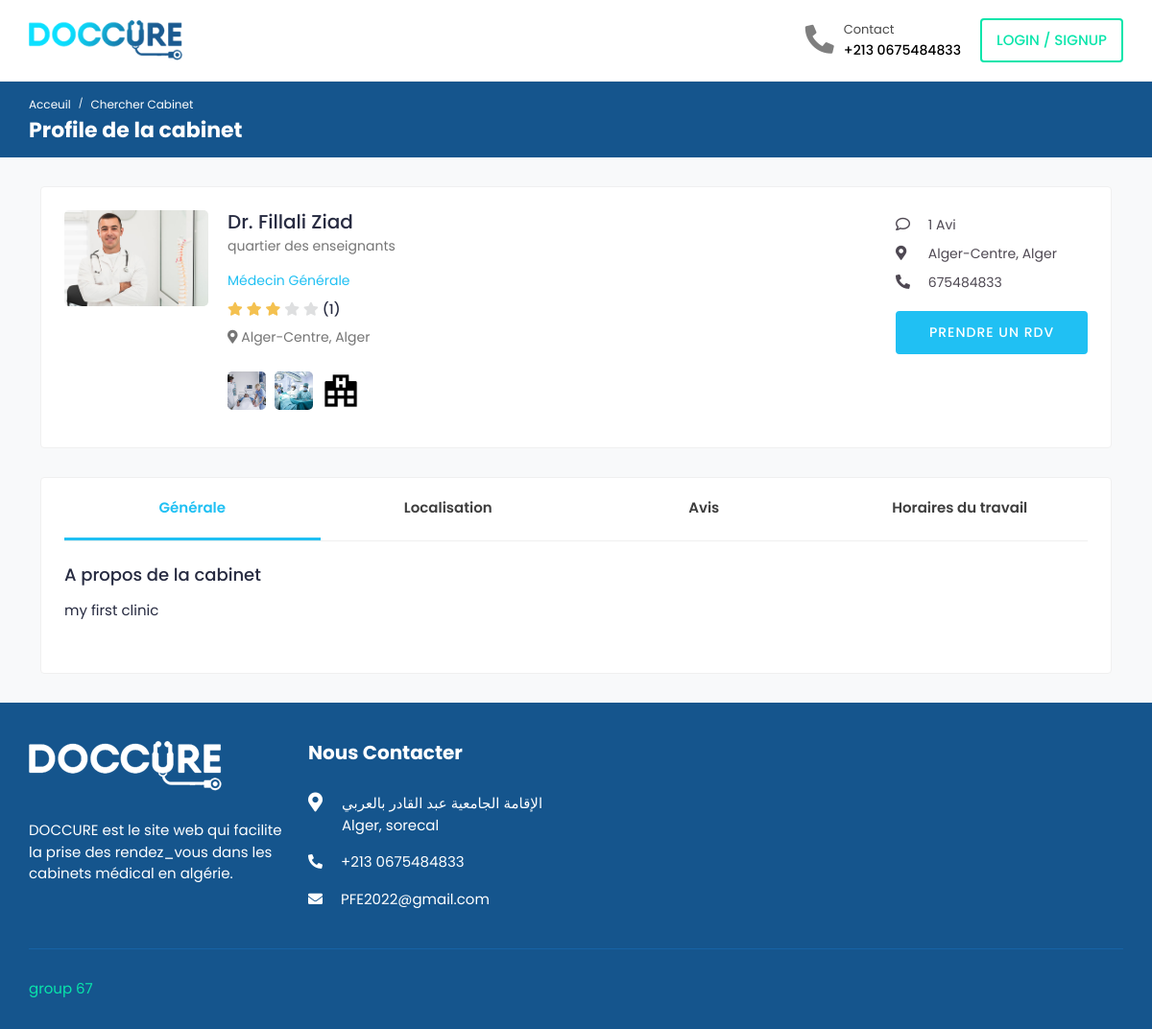
/ProfilD/1, run on the app's committed database.
### Patient/models.py (models this page shows, shortened)
class Medecin(models.Model):
    img_medecin = models.ImageField(null=True, upload_to='medecin', blank=True)
    nom_medecin = models.CharField(null=True, blank=True, max_length=20)
    prenom_medecin = models.CharField(null=True, blank=True, max_length=20)
    genre = models.CharField(max_length=10, choices=genre, null=True, blank=True)
    date_naiss = models.DateField(null=True, blank=True)
    biographie = models.TextField(null=True, blank=True)
    googlemaps_iframe = models.CharField(max_length=1000, blank=True, null=True)
    email = models.EmailField(unique=True, blank=True, null=True)
    NomCabinet = models.CharField(max_length=60, unique=True, blank=True, null=True)
    telephone = models.PositiveBigIntegerField(blank=True, null=True)
    addresse = models.CharField(max_length=60, null=True, blank=True)
    specialite = models.ForeignKey(specialite, on_delete=models.CASCADE, null=True, blank=True)
    img1 = models.ImageField(null=True, upload_to='cabinet', blank=True, default="anonymous_clinic.jpg")
    img2 = models.ImageField(null=True, upload_to='cabinet', blank=True, default="anonymous_clinic.jpg")
    img3 = models.ImageField(null=True, upload_to='cabinet', blank=True, default="anonymous_clinic.jpg")
    wilaya = models.ForeignKey(wilaya, on_delete=models.CASCADE, null=True, blank=True)
    commune = models.ForeignKey(commune, on_delete=models.CASCADE, null=True, blank=True)
    rating = models.IntegerField(default=0.0, null=True, blank=True)
    Date_signIn = models.DateField(null=True, blank=True, default=datetime.datetime.now().date())

class specialite(models.Model):
   specialite = models.CharField(max_length=400)
   def __str__(self):
        return self.specialite

class commune(models.Model):
    commune = models.CharField(max_length=20)
    wilaya = models.ForeignKey(wilaya, on_delete=models.CASCADE)
    def __str__(self):
        return self.commune

class wilaya(models.Model):
    wilaya = models.CharField(max_length=20)
    def __str__(self):
        return self.wilaya

### Patient/views.py (the view, shortened to what this page needs)
# urls.py: path('ProfilD/<int:id>', views.ProfilD, name="ProfilD"),
def ProfilD(request, id):
    M = Medecin.objects.get(id = id)
    slots = type_consultation.objects.filter(medecin__id = id)
    try :
        min = slots.filter(j = "Dimenche").aggregate(Min('start')).get('start__min')
        max = slots.filter(j = "Dimenche").aggregate(Max('end')).get('end__max')
        Dimenche = min.strftime("%H:%M:%S")+" - "+max.strftime("%H:%M:%S")
    except:
        Dimenche = "closed"
    try :
        min = slots.filter(j = "Lundi").aggregate(Min('start')).get('start__min')
        max = slots.filter(j = "Lundi").aggregate(Max('end')).get('end__max')
        Lundi = min.strftime("%H:%M:%S")+" - "+max.strftime("%H:%M:%S")
    except:
        Lundi = "closed"
    try :
        min = slots.filter(j = "Mardi").aggregate(Min('start')).get('start__min')
        max = slots.filter(j = "Mardi").aggregate(Max('end')).get('end__max')
        Mardi = min.strftime("%H:%M:%S")+" - "+max.strftime("%H:%M:%S")
    except:
        Mardi = "closed"
    try :
        min = slots.filter(j = "Mercredi").aggregate(Min('start')).get('start__min')
        max = slots.filter(j = "Mercredi").aggregate(Max('end')).get('end__max')
        Mercredi = min.strftime("%H:%M:%S")+" - "+max.strftime("%H:%M:%S")
    except:
        Mercredi = "closed"
    try :
        min = slots.filter(j = "Jeudi").aggregate(Min('start')).get('start__min')
        max = slots.filter(j = "Jeudi").aggregate(Max('end')).get('end__max')
        Jeudi = min.strftime("%H:%M:%S")+" - "+max.strftime("%H:%M:%S")
    except:
        Jeudi = "closed"
    try :
        min = slots.filter(j = "Vendredi").aggregate(Min('start')).get('start__min')
        max = slots.filter(j = "Vendredi").aggregate(Max('end')).get('end__max')
        Vendredi = min.strftime("%H:%M:%S")+" - "+max.strftime("%H:%M:%S")
    except:
        Vendredi = "closed"
    try :
        min = slots.filter(j = "Samedi").aggregate(Min('start')).get('start__min')
        max = slots.filter(j = "Samedi").aggregate(Max('end')).get('end__max')
        Samedi = min.strftime("%H:%M:%S")+" - "+max.strftime("%H:%M:%S")
    except:
        Samedi = "closed"
    medecin = Medecin.objects.get(id = id)
    A = Avi.objects.filter(cabinet = medecin)
    context = { 'm': M,
                'a': A,
                'Dimenche': Dimenche,
                'Lundi': Lundi,
                'Mardi': Mardi,
                'Mercredi': Mercredi,
                'Jeudi': Jeudi,
                'Vendredi': Vendredi,
                'Samedi': Samedi
                }
    return render(request, 'doctor_profil.html', context)

### templates/doctor_profil.html (shortened to what this page needs)
{%extends 'base.html'%}
{%load static%}
{%block nav3%}
	<li class="nav-item">
		<a class="nav-link header-login" href="{%url 'Login'%}">login / Signup </a>
	</li>
{%endblock%}
{%block Breadcrumb%}
    <div class="breadcrumb-bar">
        <div class="container-fluid">
            <div class="row align-items-center">
                <div class="col-md-12 col-12">
                    <nav aria-label="breadcrumb" class="page-breadcrumb">
                        <ol class="breadcrumb">
                            <li class="breadcrumb-item"><a href="#">Acceuil</a></li>
                            <li class="breadcrumb-item active" aria-current="page">Chercher Cabinet</li>
                        </ol>
                    </nav>
                    <h2 class="breadcrumb-title">Profile de la cabinet</h2>
                </div>
            </div>
        </div>
    </div>
{%endblock%}
{%block content%}
<div class="content">
    <div class="container">
        <div class="card">
            <div class="card-body">
                <div class="doctor-widget">
                    <div class="doc-info-left">
                        <div class="doctor-img">
                            <img src="{{m.img_medecin.url}}" class="img-fluid" alt="User Image">
                        </div>
                        <div class="doc-info-cont">
                            <h4 class="doc-name">{{m.NomCabinet}}</h4>
                            <p class="doc-speciality">{{m.addresse}}</p>
                            <p class="doc-department">{{m.specialite}}</p>
                            <div class="rating" data-rating="{{m.rating}}">
                                <i class="fas fa-star"></i>
                                <i class="fas fa-star"></i>
                                <i class="fas fa-star"></i>
                                <i class="fas fa-star"></i>
                                <i class="fas fa-star"></i>
                                <span class="d-inline-block average-rating">({{a.count}})</span>
                            </div>
                            <div class="clinic-details">
                                <p class="doc-location"><i class="fas fa-map-marker-alt"></i> {{m.commune}}, {{m.wilaya}} </p>
                                <ul class="clinic-gallery">
                                    <li>
                                        <a href="{{m.img1.url}}" data-fancybox="gallery">
                                            <img src="{{m.img1.url}}" alt="Feature">
                                        </a>
                                    </li>
                                    <li>
                                        <a href="{{m.img2.url}}" data-fancybox="gallery">
                                            <img  src="{{m.img2.url}}" alt="Feature Image">
                                        </a>
                                    </li>
                                    <li>
                                        <a href="{{m.img3.url}}" data-fancybox="gallery">
                                            <img src="{{m.img3.url}}" alt="Feature">
                                        </a>
                                    </li>
                                </ul>
                            </div>
                        </div>
                    </div>
                    <div class="doc-info-right">
                        <div class="clini-infos">
                            <ul>
                                <li><i class="far fa-comment"></i> {{a.count}} Avi</li>
                                <li><i class="fas fa-map-marker-alt"></i> {{m.commune}}, {{m.wilaya}}</li>
                                <li><i class="fas fa-phone-alt"></i> {{m.telephone}}</li>
                            </ul>
                        </div>
                        <div class="clinic-booking">
                            <a class="apt-btn" href="{%url 'GetListRV' m.id%}">Prendre un RDV</a>
                        </div>
                    </div>
                </div>
            </div>
        </div>
        <div class="card">
            <div class="card-body pt-0">
                <nav class="user-tabs mb-4">
                    <ul class="nav nav-tabs nav-tabs-bottom nav-justified">
                        <li class="nav-item">
                            <a class="nav-link active" href="#doc_overview" data-toggle="tab">Générale</a>
                        </li>
                        <li class="nav-item">
                            <a class="nav-link" href="#doc_locations" data-toggle="tab">Localisation</a>
                        </li>
                        <li class="nav-item">
                            <a class="nav-link" href="#doc_reviews" data-toggle="tab">Avis</a>
                        </li>
                        <li class="nav-item">
                            <a class="nav-link" href="#doc_business_hours" data-toggle="tab">Horaires du travail</a>
                        </li>
                    </ul>
                </nav>
                <div class="tab-content pt-0">
                    <div role="tabpanel" id="doc_overview" class="tab-pane fade show active">
                        <div class="row">
                            <div class="col-md-12 col-lg-9">
                                <div class="widget about-widget">
                                    <h4 class="widget-title">A propos de la cabinet</h4>
                                    <p>{{m.biographie}}</p>
                                </div>
                            </div>
                        </div>
                    </div>
                </div>
            </div>
        </div>
    </div>
</div>
{%endblock%}

### templates/base.html (shortened to what this page needs)
{%load static%}
<!DOCTYPE html>
<html lang="en">
<head>
		<link rel="stylesheet" href="{%static 'assets/css/bootstrap.css'%}">
		<link rel="stylesheet" href="{%static 'assets/plugins/dropzone/dropzone.min.css'%}">
		<link rel="stylesheet" href="{%static 'assets/plugins/fontawesome/css/fontawesome.min.css'%}">
		<link rel="stylesheet" href="{%static 'assets/plugins/fontawesome/css/all.min.css'%}">
		<link rel="stylesheet" type="text/css" href="{%static 'dist/bootstrap-clockpicker.min.css'%}">
		<link rel="stylesheet" href="{%static 'assets/css/bootstrap-datetimepicker.min.css'%}">
        <link rel="stylesheet" href="{%static 'assets/plugins/fullcalendar/fullcalendar.min.css'%}">
		<link rel="stylesheet" href="{%static 'assets/plugins/select2/css/select2.min.css'%}">
		<link rel="stylesheet" href="{%static 'assets/plugins/fancybox/jquery.fancybox.min.css'%}">
        <link rel="stylesheet" href="{%static 'assets/css/feathericon.min.cs'%}s">
		<link rel="stylesheet" href="{%static 'assets/plugins/morris/morris.css'%}">
		<link rel="stylesheet" href="{%static 'assets/css/style.css'%}">
	</head>
	<body onload="prep_notif()" onresize="addElementNav()">
		<div class="main-wrapper">
			<header class="header">
				<nav class="navbar navbar-expand-lg header-nav">
					<div class="navbar-header">
						{%if not user.is_authenticated%}
						<a href="{%url 'home'%}" class="navbar-brand logo">
							<img src="{%static 'assets/img/logo.png'%}" class="img-fluid" alt="Logo">
						</a>
						{%endif%}
					</div>
					<ul class="nav header-navbar-rht">
						<li class="nav-item contact-item">
							<div class="header-contact-img">
								<i class="fas fa-phone-alt"></i>
							</div>
							<div class="header-contact-detail">
								<p class="contact-header">Contact</p>
								<p class="contact-info-header"> +213 0675484833</p>
							</div>
						</li>
						{%block nav3%}{%endblock%}
					</ul>
				</nav>
			</header>
			{%block Breadcrumb%}{%endblock%}
			{%block content%}{%endblock%}
			<footer class="footer">
				<div class="footer-top">
					<div class="container-fluid">
						<div class="row">
							<div class="col-lg-3 col-md-6">
								<div class="footer-widget footer-about">
									<div class="footer-logo">
										<img src="{%static 'assets/img/footer-logo.png'%}" alt="logo">
									</div>
									<div class="footer-about-content">
										<p>DOCCURE est le site web qui facilite la prise des rendez_vous dans les cabinets médical en algérie.</p>
									</div>
								</div>
							</div>
							<div class="col-lg-3 col-md-6">
								<div class="footer-widget footer-contact">
									<h2 class="footer-title">Nous Contacter</h2>
									<div class="footer-contact-info">
										<div class="footer-address">
											<span><i class="fas fa-map-marker-alt"></i></span>
											<p> الإقامة الجامعية عبد القادر بالعربي<br> Alger, sorecal </p>
										</div>
										<p>
											<i class="fas fa-phone-alt"></i>
											+213 0675484833
										</p>
										<p class="mb-0">
											<i class="fas fa-envelope"></i>
											PFE2022@gmail.com
										</p>
									</div>
								</div>
							</div>
						</div>
					</div>
				</div>
                <div class="footer-bottom">
					<div class="container-fluid">
						<div class="copyright">
							<div class="row">
								<div class="col-md-6 col-lg-6">
									<div class="copyright-text">
										<p class="mb-0"><a href="#">group 67</a></p>
									</div>
								</div>
							</div>
						</div>
					</div>
				</div>
			</footer>
		</div>
	</body>
</html>

### data on the page
Medecin: img_medecin (picture), NomCabinet "Dr. Fillali Ziad", addresse "quartier des enseignants", specialite "Médecin Générale", commune "Alger-Centre", wilaya "Alger", img1 (picture), img2 (picture), img3 (placeholder picture), telephone "675484833", biographie "my first clinic"

### other printed values
{{ a.count }} "1"
